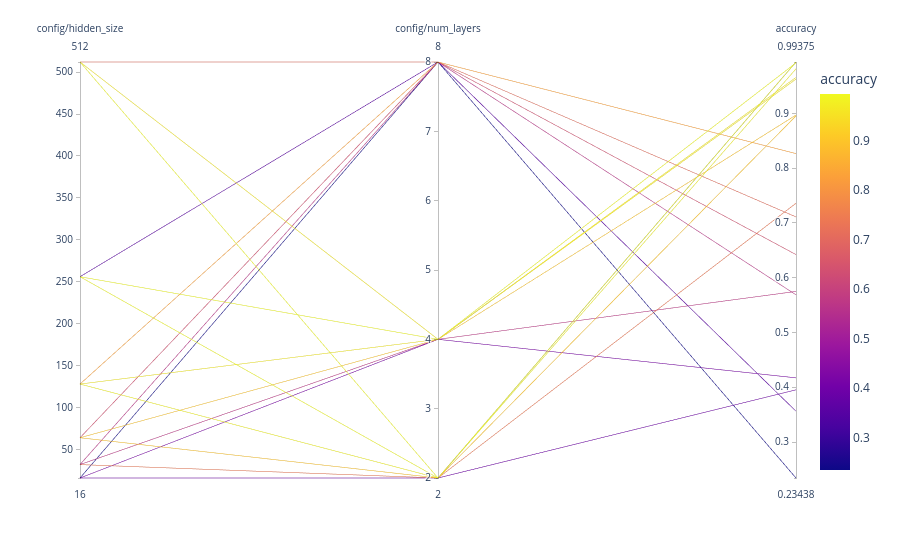

The notebook cell this image was saved under:
### Markdown cell above
As you can see, we get a systematic scan, but large parts of the space are still unexplored, and we also explored parts that are really not very promising.

### Code cell
visualize.parallel_plot(analysis, columns)

### Figure 1 — Plotly figure (JSON) as saved in the notebook; plotly's stock layout.template omitted (floating-point values rounded to 4 significant figures)
{"data": [{"dimensions": [{"label": "config/hidden_size", "values": [16, 32, 64, 128, 256, 512, 16, 32, 64, 128, 256, 512, 16, 32, 64, 128, 256, 512]}, {"label": "config/num_layers", "values": [2, 2, 2, 2, 2, 2, 4, 4, 4, 4, 4, 4, 8, 8, 8, 8, 8, 8]}, {"label": "accuracy", "values": [0.3953, 0.7359, 0.8953, 0.9812, 0.9938, 0.9938, 0.4172, 0.575, 0.8969, 0.9656, 0.9922, 0.9625, 0.2344, 0.5687, 0.6422, 0.8266, 0.3563, 0.7109]}], "domain": {"x": [0, 1], "y": [0, 1]}, "line": {"color": [0.3953, 0.7359, 0.8953, 0.9812, 0.9938, 0.9938, 0.4172, 0.575, 0.8969, 0.9656, 0.9922, 0.9625, 0.2344, 0.5687, 0.6422, 0.8266, 0.3563, 0.7109], "coloraxis": "coloraxis"}, "name": "", "type": "parcoords"}], "layout": {"coloraxis": {"colorbar": {"title": {"text": "accuracy"}}, "colorscale": [[0, "#0d0887"], [0.1111, "#46039f"], [0.2222, "#7201a8"], [0.3333, "#9c179e"], [0.4444, "#bd3786"], [0.5556, "#d8576b"], [0.6667, "#ed7953"], [0.7778, "#fb9f3a"], [0.8889, "#fdca26"], [1, "#f0f921"]]}, "legend": {"tracegroupgap": 0}, "margin": {"t": 60}}}
